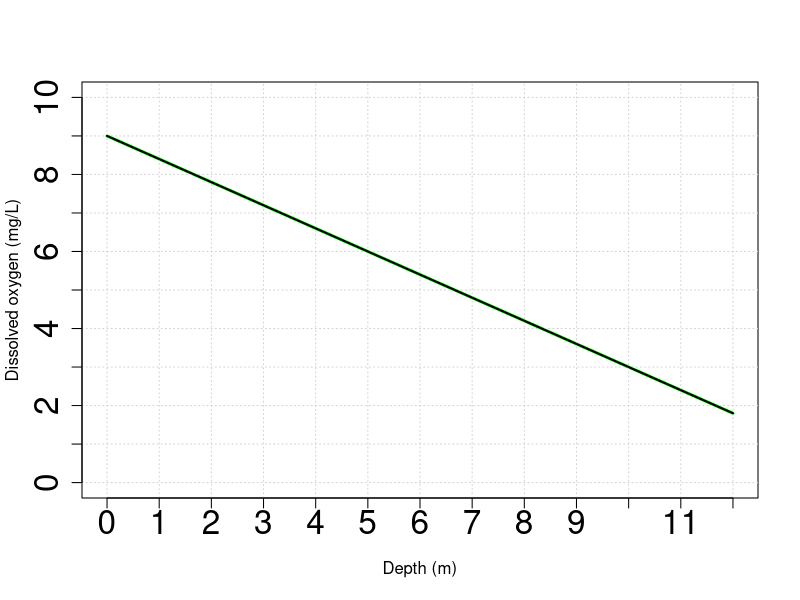
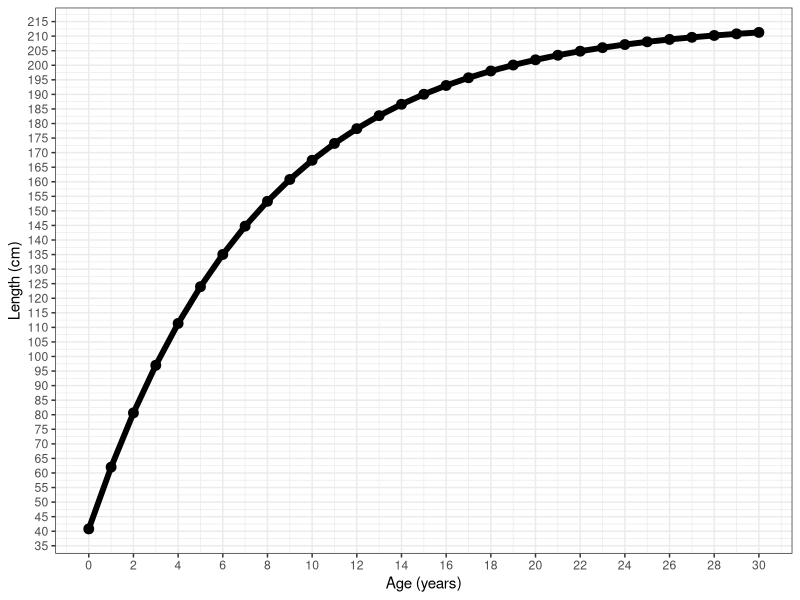

The R source for these figures, in order:
## ---- chunk 1
knitr::opts_chunk$set(echo = TRUE,message=FALSE,warning=FALSE)

library(tidyverse)
## ---- chunk 2
#| echo: false
#| fig-align: center
#| out-width: "70%"
depth <- seq(0, 12, length.out = 100)
DO <- -0.6*depth + 9

plot(depth, DO, type = "l", lwd = 3, col = "green",
     xlim = c(0, 12), ylim = c(0, 10),
     xlab = "Depth (m)", ylab = "Dissolved oxygen (mg/L)",
     xaxt = "n", yaxt = "n")
abline(h = seq(0, 10, by = 1), col = "lightgray", lty = "dotted")
abline(v = seq(0, 12, by = 1), col = "lightgray", lty = "dotted")
axis(1, at = seq(0, 12, by = 1), cex.axis = 2)
axis(2, at = seq(0, 10, by = 1), cex.axis = 2)
lines(depth, DO, lwd = 2)
## ---- chunk 3
#| echo: false

vb<-function(a,l,k,t0){
  l*(1-exp(-k*(a-t0)))
}

x=seq(0,30)

length=vb(x,214.8,.13,-1.62)

p1<-ggplot()+
  geom_point(aes(x=x,y=length),color="black",size=3)+
  geom_line(aes(x=x,y=length),color="black",size=2)+
  theme_bw()+
  scale_y_continuous(breaks=seq(35,215,5))+
  scale_x_continuous(breaks=seq(0,32,by=2))+
  labs(x="Age (years)",y="Length (cm)")

p1
